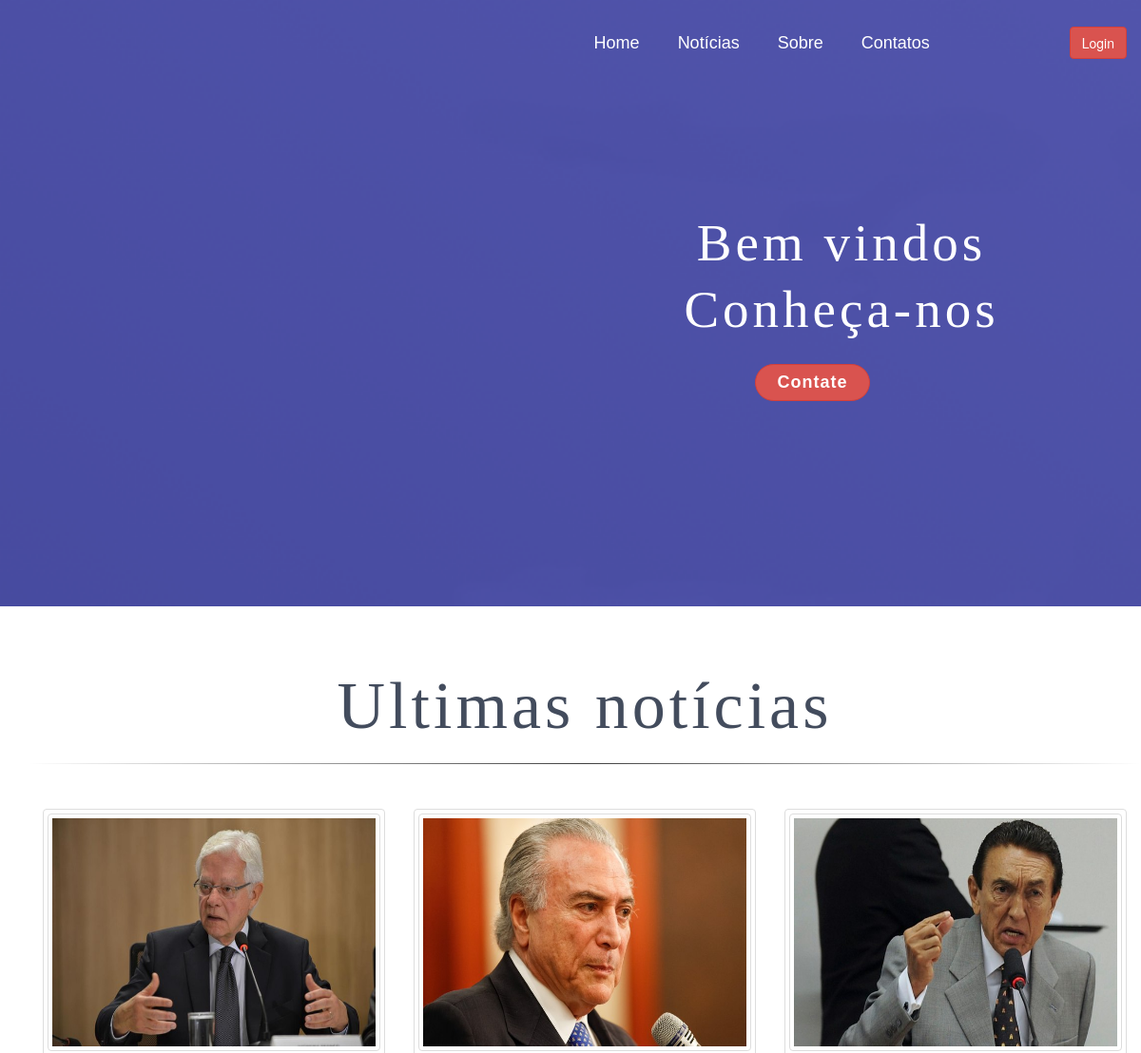
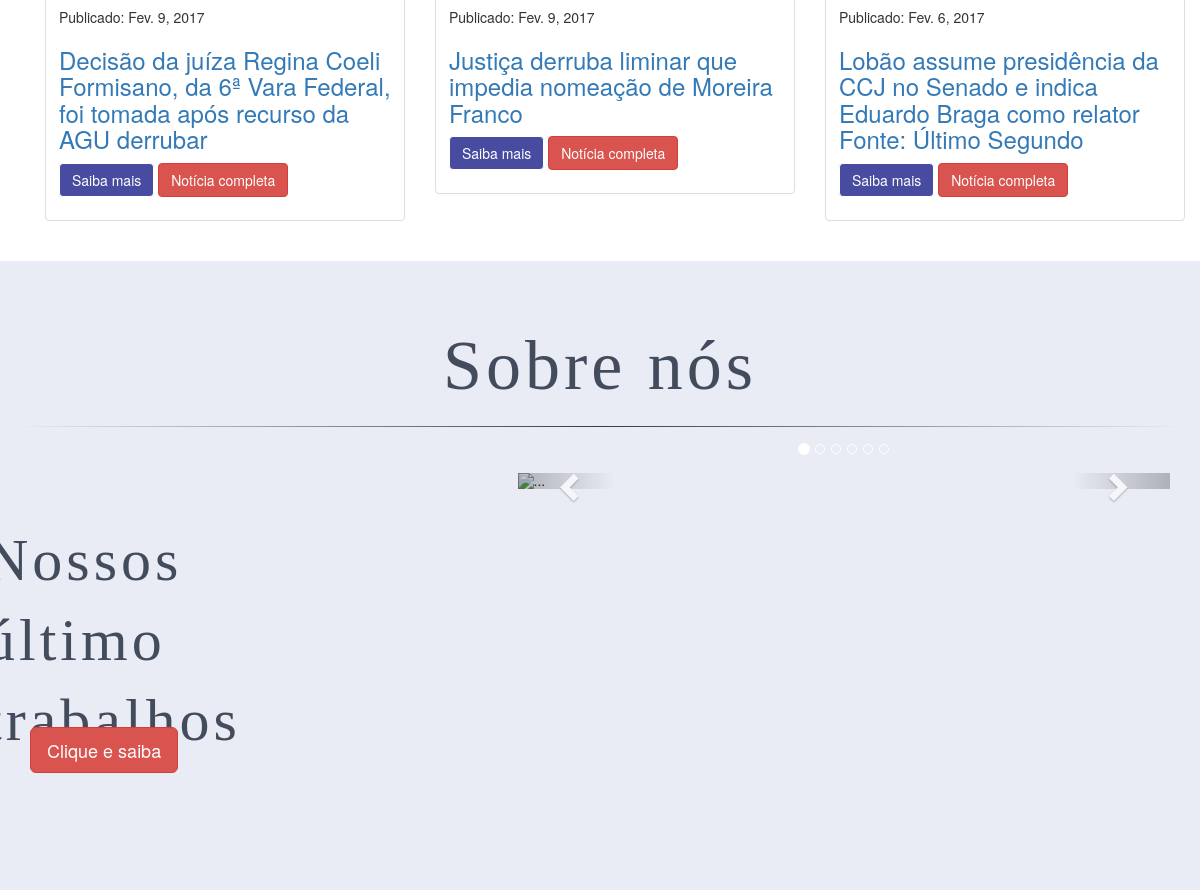
The page / on the database its author committed (2 pictures, top to bottom).
### blog/models.py (models this page shows, shortened)
class Postagens(models.Model):
    autor = models.ForeignKey('auth.User')
    titulo = models.CharField(max_length=100)
    texto = models.TextField()
    data_publicada = models.DateField(default=timezone.now())
    imagem = models.ImageField(upload_to='uploads/')

### blog/views.py (the view)
# urls.py: url(r'^$', views.index, name='index' ),
def index(request):
    lista_postagem = Postagens.objects.order_by('-data_publicada')[:6]
    carosel_posta = Carosel.objects.all()
    form = Formulario(request, Meu_From)
    context = {
        'lista_postagem': lista_postagem,
        'carosel_posta': carosel_posta,
        'form':form,
    }
    return render(request, 'blog/index.html', context)

### blog/views.py (called while the page is built)
def Formulario(request, Meu_form):
    if request.method == 'POST':
        form = Meu_From(request.POST)
        if form.is_valid():
            q = formss()
            q.titulo = form.data.get('titulo')
            q.texto = form.data.get('texto')
            q.email = form.data.get('email')
            q.save()
            return HttpResponseRedirect('/index/')
    else:
        form = Meu_From()
    return (request, form)

### blog/templates/blog/index.html (shortened to what this page needs)
<!DOCTYPE html>
{% load staticfiles %}
<html lang="pt-br">
<head>
    <link rel="stylesheet" href="{% static 'blog/BS/css/bootstrap.min.css' %}">
    <link rel="stylesheet" href="{% static 'blog/css/main.css' %}">
</head>
<body>
<div class="primeiradiv" role="main">
<nav id="nav" class="navbar navbar-default navbar-static-top">
  <div class="container-fluid">
    <div class="collapse navbar-collapse" id="bs-example-navbar-collapse-1">
        <form id="form1"class="navbar-form navbar-right">
         <a href="http://127.0.0.1:8000/admin" target="_blank"><button type="button" class="btn btn-danger">Login</button></a>
        </form>
      <ul id="listanav" class="nav navbar-nav navbar-right">
          <ul class="nav navbar-nav" >
            <li><a id="a" href="">Home</a></li>
            <li><a id="a" href="#ultimasnoticias">Notícias</a></li>
            <li><a id="a" href="#sobrenos">Sobre</a></li>
            <li><a id="a" href="#">Contatos</a></li>
          </ul>
      </ul>
    </div>
  </div>
</nav>
    <div class="container">
        <div class="row">
            <div id="div1" class="col-lg-12 col-xs-12 col-sm-12">
                <br>
                <h1 id="titulo">Bem vindos<br>Conheça-nos</h1>
                <button id="buteconte" type="button" class="btn btn-danger" data-toggle="modal" data-target="#myModal1">Contate</button>
            </div>
        </div>
    </div>
</div>
<div id="divmeio">
    <div class="container">
        <div class="row">
            <div class="col-lg-12">
                <div class="container">
                    <div class="row">
                        <h1 id="ultimasnoticias" class="teste">Ultimas notícias</h1>
                        <hr class="hr">
                          {% if lista_postagem %}
                              {% for postagens in lista_postagem %}
                              <div class="col-sm-6 col-md-4 col-xs-12" style="margin-bottom: 20px">
                                <div class="thumbnail">
                                    <div id="imagen">
                                         <a href="{{ postagens.id }}/resultados"><img class="img-thumbnail" src="{{ postagens.imagem.url }}" style="width: 100%; height: 100%"></a>
                                    </div>
                                 <div class="caption">
                                      <p>Publicado: {{ postagens.data_publicada }}</p>
                                    <h3> <a href="{{ postagens.id }}/resultados">{{ postagens.titulo }}</a></h3>
                                      <p><a class="btn btn-primary" role="button" data-toggle="collapse" href="#{{ postagens.id }}" aria-expanded="false" aria-controls="collapseExample" style="background-color: #484ca0; border: 1px white solid">Saiba mais</a> <a href="{{ postagens.id }}/resultados" target="_blank"><button type="button" class="btn btn-danger">Notícia completa</button></a></p>
                                  </div>
                                </div>
                              </div>
                              {% endfor %}
                           {% else %}
                               <p id="teste">Nenhuma postagem</p>
                           {% endif %}
                        </div>
                    </div>
            </div>
        </div>
    </div>
</div>
<div id="divante" role="main">
    <div class="container">
        <div class="row">
            <h1 id="sobrenos" class="teste">Sobre nós</h1>
            <hr class="hr">
            <div id="carrosel" class="col-lg-5 col-sm-4 col-md-4 " >
                <h1 id="ti3">Nossos<br>último<br>trabalhos</h1>
            </div>
             <div id="carrosel" class="col-lg-7 col-sm-8 col-md-8 col-xs-12" >
                <div id="carousel-example-generic" class="carousel slide" data-ride="carousel">
                  <ol class="carousel-indicators">
                    <li data-target="#carousel-example-generic" data-slide-to="0" class="active"></li>
                    <li data-target="#carousel-example-generic" data-slide-to="1"></li>
                    <li data-target="#carousel-example-generic" data-slide-to="2"></li>
                    <li data-target="#carousel-example-generic" data-slide-to="3"></li>
                    <li data-target="#carousel-example-generic" data-slide-to="4"></li>
                    <li data-target="#carousel-example-generic" data-slide-to="5"></li>
                  </ol>
                  <div class="carousel-inner" role="listbox">
                    <div class="item active">
                      <img src="../../static/blog/Imagens/q.png" alt="...">
                    </div>
                  </div>
                  <a class="left carousel-control" href="#carousel-example-generic" role="button" data-slide="prev">
                    <span class="glyphicon glyphicon-chevron-left" aria-hidden="true"></span>
                  </a>
                  <a class="right carousel-control" href="#carousel-example-generic" role="button" data-slide="next">
                    <span class="glyphicon glyphicon-chevron-right" aria-hidden="true"></span>
                  </a>
                </div>
            </div>
        </div>
    </div>
    <div class="container">
        <div class="row">
            <div id="conheça" class="col-lg-12 col-sm-12 col-md-12 col-xs-12">
                <button type="button" class="btn btn-danger btn-lg" data-toggle="modal" data-target="#myModal" > Clique e saiba</button>
            </div>
        </div>
    </div>
</div>
</body>
</html>

### blog/static/blog/css/main.css (style rules this page uses)
.primeiradiv { background-image: url(../Imagens/topo.png); background-attachment: fixed; background-position: center; background-repeat: no-repeat; background-size: cover; display: table; height: 100%; position: relative; width: 100%; padding-bottom: 18%; }
#divante { background-color: #e9ecf5; background-attachment: fixed; background-position: center; background-repeat: no-repeat; background-size: cover; display: table; position: relative; width: 100%; }
#carrosel { border-radius: 9px 9px 9px 9px; }
#nav { border: solid 0px; background: inherit; padding-top: 20px; }
#a { color: white; padding-right: 15px; padding-left: 15px; font-size: 18px; margin-left: 10px; font-family: sans-serif; }
#listanav { margin-right: 10%; }
.teste { padding-top: 3%; margin-left: 0; color: #434c5d; font-size: 45px; letter-spacing: 2px; line-height: 60px; text-align: center; font-family: Intro; }
#titulo { font-size: 40px; text-align: center; color: white; letter-spacing: 4px; line-height: 70px; font-family: Intro; padding-top: 5%; }
#buteconte { margin-left: 40%; font-family: sans-serif; border-radius: 20px 20px 20px 20px; font-size: 18px; padding-left: 2%; padding-right: 2%; font-weight: 700; letter-spacing: 1px; }
#imagen { width: 100%; height: 200px; }
.hr { margin-bottom: 4%; border: 0; height: 1px; background-image: linear-gradient(to right, rgba(0, 0, 0, 0), rgba(0, 0, 0, 0.75), rgba(0, 0, 0, 0)); }
#conheça { padding-top: 4%; padding-bottom: 10%; }
#ti3 { margin-top: 1px; color: #434c5d; font-siz5e: 50px; letter-spacing: 2px; line-height: 60px; font-family: Intro; padding-top: 10%; }
@media (min-width: 1200px) { #titulo { margin-left: 50%; color: white; font-size: 55px; letter-spacing: 4px; line-height: 70px; font-family: Intro; padding-top: 8%; padding-bottom: 1%; } }
@media (min-width: 1200px) { #buteconte { margin-left: 67%; font-family: sans-serif; border-radius: 20px 20px 20px 20px; font-size: 18px; padding-left: 2%; padding-right: 2%; font-weight: 700; letter-spacing: 1px; } }
@media (min-width: 1200px) { .teste { padding-top: 45px; margin-left: 0%; color: #434c5d; font-size: 70px; letter-spacing: 4px; line-height: 80px; font-family: Intro; } }
@media (min-width: 1200px) { #imagen { width: 350px; height: 250px; } }
@media (min-width: 1200px) { #ti3 { color: #434c5d; font-size: 60px; letter-spacing: 4px; line-height: 80px; font-family: Intro; margin-left: -45px; } }
@media (min-width: 1200px) { #conheça { margin-top: -90px; padding-bottom: 10%; } }

### rows shown on the page
Postagens: imagem (picture), data_publicada "Fev. 9, 2017", titulo "Decisão da juíza Regina Coeli Formisano, da 6ª Vara Federal, foi tomada após recurso da AGU derrubar"
Postagens: imagem (picture), data_publicada "Fev. 9, 2017", titulo "Justiça derruba liminar que impedia nomeação de Moreira Franco"
Postagens: imagem (picture), data_publicada "Fev. 6, 2017", titulo "Lobão assume presidência da CCJ no Senado e indica Eduardo Braga como relator Fonte: Último Segundo"
